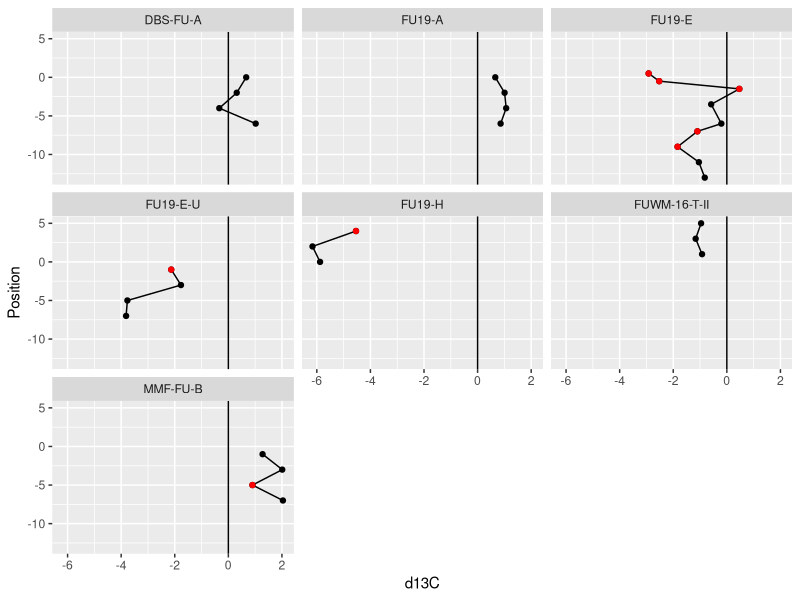
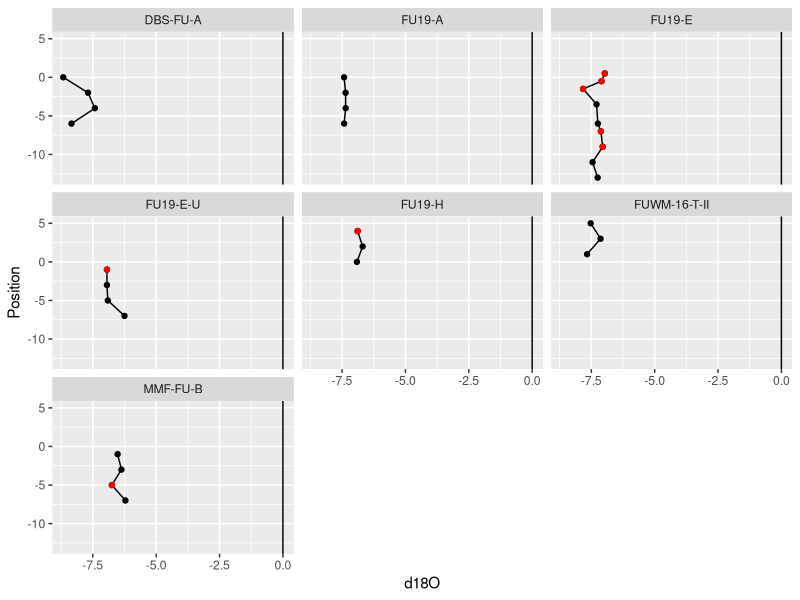

Generate these figures, in order, with R:
## ---- chunk 1
knitr::opts_chunk$set(echo = TRUE)
library(tidyverse)
## ---- chunk 2
raw <- readxl::read_xlsx("Clara_Mizzou_summary.xlsx", sheet = 2)
error_points <- raw %>%
  filter(Error == "TRUE")
## ---- chunk 3
carbon <- raw %>%
  select(!d18O) %>%
  group_by(Block) %>%
  ggplot(aes(x = d13C, y = Position)) +
    geom_point() +
    geom_line(orientation = "y") +
    geom_point(data = error_points, color = "red") +
    geom_vline(xintercept = 0) +
    facet_wrap(c("Block"))
carbon
## ---- chunk 4
oxygen <- raw %>%
  select(!d13C) %>%
  group_by(Block) %>%
  ggplot(aes(x = d18O, y = Position)) +
    geom_point() +
    geom_line(orientation = "y") +
    geom_point(data = error_points, color = "red") +
    geom_vline(xintercept = 0) +
    facet_wrap(c("Block"))
oxygen
